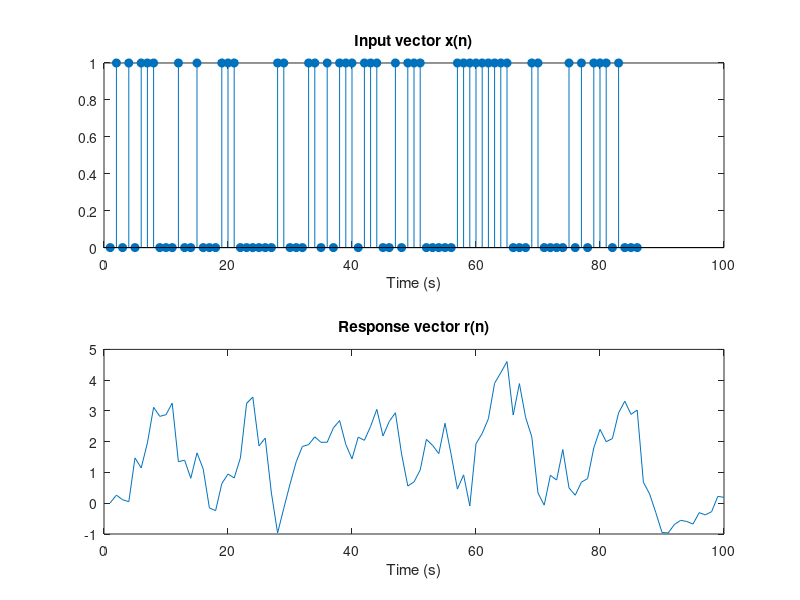

This chart was generated by the following MATLAB code: (Note: this script raises an error after producing the figure.)
clear; clc; close all;

%% a)
load('hrfDeconv.mat')
subplot(2, 1, 1);
stem(x, 'filled')
xlabel('Time (s)')
title('Input vector x(n)')
subplot(2, 1, 2);
plot(r)
xlabel('Time (s)')
title('Response vector r(n)')

N = length(x);
M = length(r) + 1 - N;
X = createConvMat(x, M);

% Visualizing the matrix X as an image
figure();
imagesc(X)

for i = 1:10
    % Creating random hemodynamic responses
    h = rand(15, 1);
    % Computing the response vectors for the haemodynamic response obtained
    % from the manually computed X matrix
    r_X = X * h;
    % Computing the response vectors for the haemodynamic response obtained
    % from the conv function
    r_mat = conv(x, h);
    % Checking for the equality of the computed response vectors
    if isequal(r_X, r_mat)
        disp([num2str(i), ': Response through X and conv function are the same']);
    else
        disp('Response through X and conv function are different');
    end
end

%% b)
[U, S, V] = svd(X);
Spinv = 1./S';
Spinv(isinf(Spinv)) = 0;
h_opt = V * Spinv * U * r;
plot(h_opt);

%% c)
figure()
F_h_opt = fftshift(h);
plot(F_h_opt);
%% Functions
function X = createConvMat(x, M)
    dim_X = length(x) + M - 1;
    x(dim_X) = 0;
    X = zeros(dim_X, M);
    for i = 1:M
        X(:, i) = circshift(x, i - 1);
    end
    
end

